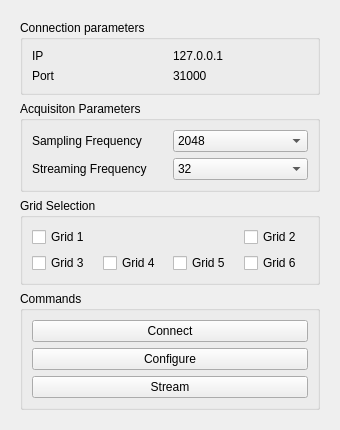
<?xml version="1.0" encoding="UTF-8"?>
<ui version="4.0">
 <class>QuattrocentoLightForm</class>
 <widget class="QWidget" name="QuattrocentoLightForm">
  <property name="geometry">
   <rect>
    <x>0</x>
    <y>0</y>
    <width>340</width>
    <height>422</height>
   </rect>
  </property>
  <property name="windowTitle">
   <string>Form</string>
  </property>
  <property name="maximumSize">
   <size>
    <width>340</width>
    <height>16777215</height>
   </size>
  </property>
  <layout class="QGridLayout" name="gridLayout_2">
   <item row="0" column="0">
    <widget class="QWidget" name="widget" native="true">
     <layout class="QGridLayout" name="gridLayout_4">
      <item row="3" column="0">
       <widget class="QGroupBox" name="commandsGroupBox">
        <property name="title">
         <string>Commands</string>
        </property>
        <layout class="QGridLayout" name="gridLayout_3">
         <item row="0" column="0" rowspan="2">
          <widget class="QPushButton" name="commandConnectionPushButton">
           <property name="sizePolicy">
            <sizepolicy hsizetype="Minimum" vsizetype="Preferred">
             <horstretch>0</horstretch>
             <verstretch>0</verstretch>
            </sizepolicy>
           </property>
           <property name="text">
            <string>Connect</string>
           </property>
          </widget>
         </item>
         <item row="2" column="0">
          <widget class="QPushButton" name="commandConfigurationPushButton">
           <property name="sizePolicy">
            <sizepolicy hsizetype="Minimum" vsizetype="Preferred">
             <horstretch>0</horstretch>
             <verstretch>0</verstretch>
            </sizepolicy>
           </property>
           <property name="text">
            <string>Configure</string>
           </property>
          </widget>
         </item>
         <item row="3" column="0">
          <widget class="QPushButton" name="commandStreamPushButton">
           <property name="sizePolicy">
            <sizepolicy hsizetype="Minimum" vsizetype="Preferred">
             <horstretch>0</horstretch>
             <verstretch>0</verstretch>
            </sizepolicy>
           </property>
           <property name="text">
            <string>Stream</string>
           </property>
          </widget>
         </item>
        </layout>
       </widget>
      </item>
      <item row="2" column="0">
       <widget class="QGroupBox" name="gridSelectionGroupBox">
        <property name="title">
         <string>Grid Selection</string>
        </property>
        <layout class="QGridLayout" name="gridLayout_5">
         <item row="1" column="1">
          <widget class="QCheckBox" name="gridFourCheckBox">
           <property name="text">
            <string>Grid 4</string>
           </property>
          </widget>
         </item>
         <item row="1" column="0">
          <widget class="QCheckBox" name="gridThreeCheckBox">
           <property name="text">
            <string>Grid 3</string>
           </property>
          </widget>
         </item>
         <item row="1" column="2">
          <widget class="QCheckBox" name="gridFiveCheckBox">
           <property name="text">
            <string>Grid 5</string>
           </property>
          </widget>
         </item>
         <item row="1" column="3">
          <widget class="QCheckBox" name="gridSixCheckBox">
           <property name="text">
            <string>Grid 6</string>
           </property>
          </widget>
         </item>
         <item row="0" column="3">
          <widget class="QCheckBox" name="gridTwoCheckBox">
           <property name="layoutDirection">
            <enum>Qt::LeftToRight</enum>
           </property>
           <property name="text">
            <string>Grid 2</string>
           </property>
          </widget>
         </item>
         <item row="0" column="0">
          <widget class="QCheckBox" name="gridOneCheckBox">
           <property name="text">
            <string>Grid 1</string>
           </property>
          </widget>
         </item>
        </layout>
       </widget>
      </item>
      <item row="1" column="0">
       <widget class="QGroupBox" name="acquisitionGroupBox">
        <property name="title">
         <string>Acquisiton Parameters</string>
        </property>
        <layout class="QGridLayout" name="gridLayout">
         <item row="0" column="1">
          <widget class="QComboBox" name="acquisitionSamplingFrequencyComboBox">
           <property name="currentIndex">
            <number>1</number>
           </property>
           <item>
            <property name="text">
             <string>512</string>
            </property>
           </item>
           <item>
            <property name="text">
             <string>2048</string>
            </property>
           </item>
           <item>
            <property name="text">
             <string>5120</string>
            </property>
           </item>
           <item>
            <property name="text">
             <string>10240</string>
            </property>
           </item>
          </widget>
         </item>
         <item row="1" column="1">
          <widget class="QComboBox" name="acquisitionStreamingFrequencyComboBox">
           <property name="currentIndex">
            <number>5</number>
           </property>
           <item>
            <property name="text">
             <string>1</string>
            </property>
           </item>
           <item>
            <property name="text">
             <string>2</string>
            </property>
           </item>
           <item>
            <property name="text">
             <string>4</string>
            </property>
           </item>
           <item>
            <property name="text">
             <string>8</string>
            </property>
           </item>
           <item>
            <property name="text">
             <string>16</string>
            </property>
           </item>
           <item>
            <property name="text">
             <string>32</string>
            </property>
           </item>
          </widget>
         </item>
         <item row="1" column="0">
          <widget class="QLabel" name="label_2">
           <property name="text">
            <string>Streaming Frequency</string>
           </property>
          </widget>
         </item>
         <item row="0" column="0">
          <widget class="QLabel" name="label">
           <property name="text">
            <string>Sampling Frequency</string>
           </property>
          </widget>
         </item>
        </layout>
       </widget>
      </item>
      <item row="0" column="0">
       <widget class="QGroupBox" name="connectionGroupBox">
        <property name="title">
         <string>Connection parameters</string>
        </property>
        <layout class="QGridLayout" name="gridLayout_7">
         <item row="0" column="0">
          <widget class="QLabel" name="label_4">
           <property name="text">
            <string>IP</string>
           </property>
          </widget>
         </item>
         <item row="1" column="0">
          <widget class="QLabel" name="label_5">
           <property name="text">
            <string>Port</string>
           </property>
          </widget>
         </item>
         <item row="0" column="1">
          <widget class="QLabel" name="connectionIPLabel">
           <property name="text">
            <string>127.0.0.1</string>
           </property>
          </widget>
         </item>
         <item row="1" column="1">
          <widget class="QLabel" name="connectionPortLabel">
           <property name="text">
            <string>31000</string>
           </property>
          </widget>
         </item>
        </layout>
       </widget>
      </item>
     </layout>
    </widget>
   </item>
   <item row="1" column="0">
    <spacer name="verticalSpacer">
     <property name="orientation">
      <enum>Qt::Vertical</enum>
     </property>
     <property name="sizeHint" stdset="0">
      <size>
       <width>20</width>
       <height>40</height>
      </size>
     </property>
    </spacer>
   </item>
  </layout>
 </widget>
 <resources/>
 <connections/>
</ui>
